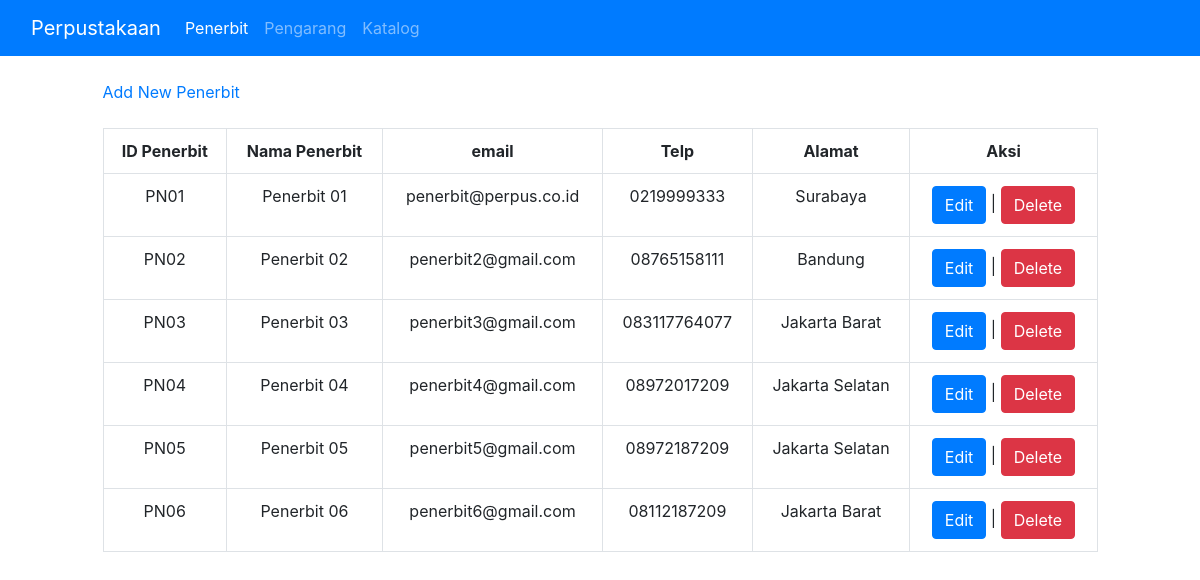
The page /penerbit.php on the database its author committed.
### tables this page shows
CREATE TABLE `penerbit` (
  `id_penerbit` varchar(8) NOT NULL,
  `nama_penerbit` varchar(255) DEFAULT NULL,
  `email` varchar(50) DEFAULT NULL,
  `telp` varchar(12) DEFAULT NULL,
  `alamat` varchar(255) DEFAULT NULL
);

### penerbit.php (the view, shortened to what this page needs)
<?php
include_once("connect.php");
$penerbit = mysqli_query($mysqli, "SELECT * FROM penerbit ORDER BY id_penerbit ASC");
?>
<html>
<head>
    <link rel="stylesheet" href="https://stackpath.bootstrapcdn.com/bootstrap/4.2.1/css/bootstrap.min.css">
</head>
<body>
    <nav class="navbar navbar-expand-lg navbar-dark bg-primary">
        <div class="container-fluid">
            <a class="navbar-brand" href="index.php">Perpustakaan</a>
            <div class="collapse navbar-collapse" id="navbarTogglerDemo02">
                <ul class="navbar-nav me-auto mb-2 mb-lg-0 text-center">
                    <li class="nav-item">
                        <a class="nav-link active" aria-current="page" href="penerbit.php">Penerbit</a>
                    </li>
                    <li class="nav-item">
                        <a class="nav-link" href="pengarang.php">Pengarang</a>
                    </li>
                    <li class="nav-item">
                        <a class="nav-link" href="katalog.php">Katalog</a>
                    </li>
                </ul>
            </div>
        </div>
    </nav>
    <br>
    <div class="row">
        <div class="col-md-1"></div>
        <div class="col-md-10">
            <a href="add_penerbit.php">Add New Penerbit</a><br /><br />
            <table class="table table-bordered">
                <tr>
                    <th>ID Penerbit</th>
                    <th>Nama Penerbit</th>
                    <th>email</th>
                    <th>Telp</th>
                    <th>Alamat</th>
                    <th>Aksi</th>
                </tr>
                <?php
                while ($penerbit_data = mysqli_fetch_array($penerbit)) {
                    echo "<tr>";
                    echo "<td>" . $penerbit_data['id_penerbit'] . "</td>";
                    echo "<td>" . $penerbit_data['nama_penerbit'] . "</td>";
                    echo "<td>" . $penerbit_data['email'] . "</td>";
                    echo "<td>" . $penerbit_data['telp'] . "</td>";
                    echo "<td>" . $penerbit_data['alamat'] . "</td>";
                    echo "<td><a class='btn btn-primary' href='edit_penerbit.php?id_penerbit=$penerbit_data[id_penerbit]'>Edit</a> | <a class='btn btn-danger' href='delete_penerbit.php?id_penerbit=$penerbit_data[id_penerbit]'>Delete</a></td></tr>";
                }
                ?>
            </table>
        </div>
    </div>
</body>
</html>

### penerbit.php (style rules this page uses)
table, tr, th { text-align: center; }

### rows shown on the page
penerbit: id_penerbit "PN01", nama_penerbit "Penerbit 01", email "penerbit@perpus.co.id", telp "0219999333", alamat "Surabaya"
penerbit: id_penerbit "PN02", nama_penerbit "Penerbit 02", email "penerbit2@gmail.com", telp "08765158111", alamat "Bandung"
penerbit: id_penerbit "PN03", nama_penerbit "Penerbit 03", email "penerbit3@gmail.com", telp "083117764077", alamat "Jakarta Barat"
penerbit: id_penerbit "PN04", nama_penerbit "Penerbit 04", email "penerbit4@gmail.com", telp "08972017209", alamat "Jakarta Selatan"
penerbit: id_penerbit "PN05", nama_penerbit "Penerbit 05", email "penerbit5@gmail.com", telp "08972187209", alamat "Jakarta Selatan"
penerbit: id_penerbit "PN06", nama_penerbit "Penerbit 06", email "penerbit6@gmail.com", telp "08112187209", alamat "Jakarta Barat"
